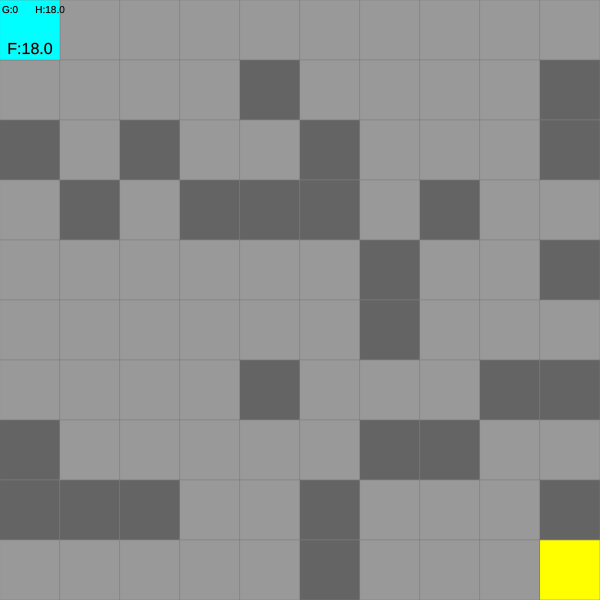
Frame 1 (no input)
Frame 60 (no input): identical to frame 1, image omitted
Frame 120 (the mouse pressed at the canvas centre since frame 60): identical to frame 1, image omitted

The p5.js sketch that drew this single still picture (run headless with seeded random() and noise() and a simulated clock; from frame 60 on, the mouse is pressed at the canvas centre):

// p5.js sketch
// ── sketch.js
const cols = rows = 10;
let spots = [];
let start, end, pathIsFound, path, openSet, closedSet;
let forwardButton, resetButton;
let diagonalCheckBox, diagonal = false;

function setup() {
	createCanvas(600, 600);
	textAlign(CENTER, CENTER);
	rectMode(CENTER);
	displayDensity(pixelDensity());

	path = [];
	openSet = [start];
	closedSet = [];
	loop();

	spots = [];
	for (let i = 0; i < cols; i++) {
		let col = [];
		for (let j = 0; j < rows; j++) {
			col.push(new Spot(i, j));
		}
		spots.push(col);
	}
	start = spots[0][0];
	end = spots[cols - 1][rows - 1];

	for (let i = 0; i < cols; i++) {
		for (let j = 0; j < rows; j++) {
			if (spots[i][j] != start && spots[i][j] != end) {
				spots[i][j].addWall();
			}
		}
	}

	for (let i = 0; i < cols; i++) {
		for (let j = 0; j < rows; j++) {
			spots[i][j].addNeighbors(spots);
		}
	}

	pathIsFound = false;
	path = [];
	openSet = [start];
	closedSet = [];
	start.g = 0;
	start.h = heuristic(start, end);
	start.f	= start.g + start.h;

	forwardButton = createButton('Next Step');
	forwardButton.position(width + 10, 10);
	forwardButton.mousePressed(stepForward);

	resetButton = createButton('Reset');
	resetButton.position(width + 10, 40);
	resetButton.mousePressed(setup);

	diagonalCheckBox = createCheckbox('Diagonal', diagonal);
	diagonalCheckBox.position(width + 10, 70);
	diagonalCheckBox.changed(() => {
		diagonal = !diagonal;
	});
}

function draw() {
	background(51);

	for (let i = 0; i < cols; i++) {
		for (let j = 0; j < rows; j++) {
			if (openSet.includes(spots[i][j]))
				spots[i][j].show('#99FF99');
			else if (closedSet.includes(spots[i][j]))
				spots[i][j].show('#FF9999');
			else
				spots[i][j].show('#999999');
		}
	}

	for (let spot of path) {
		spot.show('#FF00FF');
	}
	start.show('#00FFFF');
	end.show('#FFFF00');
}

function heuristic(a, b) {
	if (!diagonal) return abs(a.i - b.i) + abs(a.j - b.j);
	else return dist(a.i, a.j, b.i, b.j);
}

function removeFromArray(arr, elem) {
	for (let i = arr.length - 1; i >= 0; i--) {
		if (arr[i] == elem) {
			arr.splice(i, 1);
		}
	}
}

function keyPressed() {
	if (key == ' ')
		stepForward();
	else if (key == 'r')
		setup();

}

function stepForward() {
	if (openSet.length > 0 && !pathIsFound) {
		const lowestIndex = openSet.reduce((min, p, i) => (p.f < openSet[min].f ? i : min), 0);
		const current = openSet[lowestIndex];

		if (current === end) {
			pathIsFound = true;
			console.log('Arrived at the end!');
			path = [current];
			let temp = current;
			while (temp.previous) {
				path.push(temp.previous);
				temp = temp.previous;
			}
			console.log('Path is found!');
		} else {
			removeFromArray(openSet, current);
			closedSet.push(current);

			for (let neighbor of current.neighbors) {
				if (!closedSet.includes(neighbor) && !neighbor.wall) {
					let tentativeG = current.g + 1;

					if (openSet.includes(neighbor)) {
						if (tentativeG < neighbor.g) {
							neighbor.g = tentativeG;
						}
					} else {
						neighbor.g = tentativeG;
						openSet.push(neighbor);
					}

					neighbor.h = heuristic(neighbor, end);
					neighbor.f = neighbor.g + neighbor.h;
					neighbor.previous = current;
				}
			}
		}
	}
}


class Spot {
	constructor(i, j) {
		this.Width = width / cols;
		this.Height = height / rows;
		this.i = i;
		this.j = j;
		this.x = i * this.Width + this.Width / 2;
		this.y = j * this.Height + this.Height / 2;
		this.wall = false;
		this.neighbors = [];
		this.g = Infinity;
		this.h = 0;
		this.f = 0;
		this.previous = null;
	}

	show(color) {
		strokeWeight(0.5);
		stroke(127);
		if (this.wall) {
			fill(100);
		} else {
			fill(color);
		}
		rect(this.x, this.y, this.Width, this.Height);
		fill(0);
		if (openSet.includes(this) || closedSet.includes(this)) {
			textSize(10);
			text("G:" + nfc(this.g, 0), this.x - this.Width / 3, this.y - this.Height / 3);
			text("H:" + nfc(this.h, 1), this.x + this.Width / 3, this.y - this.Height / 3);
			textSize(16);
			text("F:" + nfc(this.f, 1), this.x, this.y + this.Height / 3);
		}
	}

	addWall() {
		this.wall = random(1) < 0.25;
	}

	addNeighbors(spots) {
		if (this.wall) return;
		const { i, j } = this;
		if (i > 0 && !spots[i - 1][j].wall) this.neighbors.push(spots[i - 1][j]);
		if (i < cols - 1 && !spots[i + 1][j].wall) this.neighbors.push(spots[i + 1][j]);
		if (j > 0 && !spots[i][j - 1].wall) this.neighbors.push(spots[i][j - 1]);
		if (j < rows - 1 && !spots[i][j + 1].wall) this.neighbors.push(spots[i][j + 1]);

		if (diagonal) {
			if (i > 0 && j > 0 && !spots[i - 1][j - 1].wall) this.neighbors.push(spots[i - 1][j - 1]);
			if (i < cols - 1 && j > 0 && !spots[i + 1][j - 1].wall) this.neighbors.push(spots[i + 1][j - 1]);
			if (i > 0 && j < rows - 1 && !spots[i - 1][j + 1].wall) this.neighbors.push(spots[i - 1][j + 1]);
			if (i < cols - 1 && j < rows - 1 && !spots[i + 1][j + 1].wall) this.neighbors.push(spots[i + 1][j + 1]);
		}

	}


}
